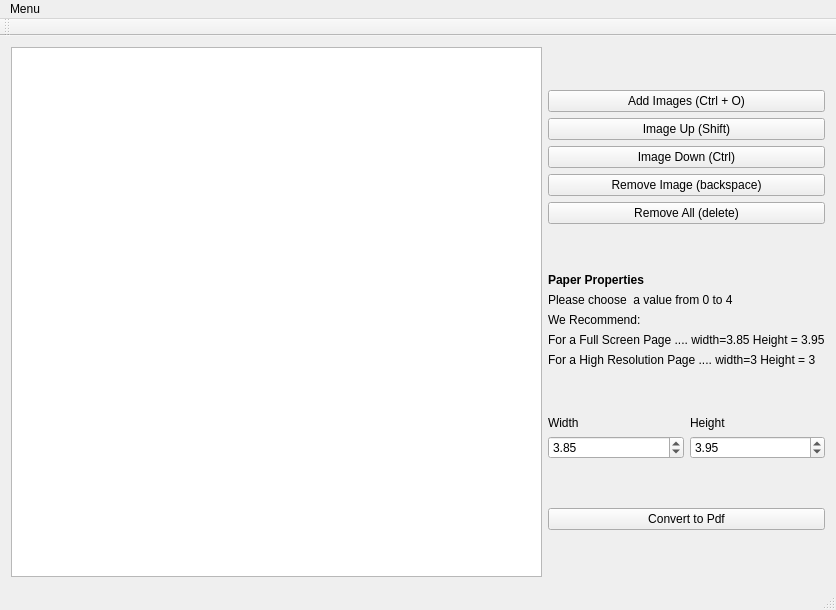
<?xml version="1.0" encoding="UTF-8"?>
<ui version="4.0">
 <class>MainWindow</class>
 <widget class="QMainWindow" name="MainWindow">
  <property name="geometry">
   <rect>
    <x>0</x>
    <y>0</y>
    <width>836</width>
    <height>610</height>
   </rect>
  </property>
  <property name="windowTitle">
   <string>MainWindow</string>
  </property>
  <widget class="QWidget" name="centralWidget">
   <layout class="QHBoxLayout" name="horizontalLayout_3">
    <item>
     <layout class="QHBoxLayout" name="horizontalLayout_2">
      <item>
       <widget class="QListView" name="listview_images"/>
      </item>
      <item>
       <layout class="QVBoxLayout" name="verticalLayout_5">
        <item>
         <layout class="QVBoxLayout" name="verticalLayout">
          <item>
           <widget class="QPushButton" name="btn_addImage">
            <property name="text">
             <string>Add Images (Ctrl + O)</string>
            </property>
           </widget>
          </item>
          <item>
           <widget class="QPushButton" name="btn_imageup">
            <property name="text">
             <string>Image Up (Shift)</string>
            </property>
           </widget>
          </item>
          <item>
           <widget class="QPushButton" name="btn_imagedown">
            <property name="text">
             <string>Image Down (Ctrl)</string>
            </property>
           </widget>
          </item>
          <item>
           <widget class="QPushButton" name="btn_removeimage">
            <property name="text">
             <string>Remove Image (backspace)</string>
            </property>
           </widget>
          </item>
          <item>
           <widget class="QPushButton" name="btn_removeall">
            <property name="text">
             <string>Remove All (delete)</string>
            </property>
           </widget>
          </item>
         </layout>
        </item>
        <item>
         <layout class="QVBoxLayout" name="verticalLayout_2">
          <item>
           <widget class="QLabel" name="label_5">
            <property name="sizePolicy">
             <sizepolicy hsizetype="Fixed" vsizetype="Fixed">
              <horstretch>0</horstretch>
              <verstretch>0</verstretch>
             </sizepolicy>
            </property>
            <property name="font">
             <font>
              <weight>75</weight>
              <bold>true</bold>
             </font>
            </property>
            <property name="text">
             <string>Paper Properties</string>
            </property>
           </widget>
          </item>
          <item>
           <widget class="QLabel" name="label_4">
            <property name="sizePolicy">
             <sizepolicy hsizetype="Fixed" vsizetype="Fixed">
              <horstretch>0</horstretch>
              <verstretch>0</verstretch>
             </sizepolicy>
            </property>
            <property name="text">
             <string>Please choose  a value from 0 to 4</string>
            </property>
           </widget>
          </item>
          <item>
           <widget class="QLabel" name="label">
            <property name="sizePolicy">
             <sizepolicy hsizetype="Fixed" vsizetype="Fixed">
              <horstretch>0</horstretch>
              <verstretch>0</verstretch>
             </sizepolicy>
            </property>
            <property name="text">
             <string>We Recommend:</string>
            </property>
           </widget>
          </item>
          <item>
           <widget class="QLabel" name="label_2">
            <property name="sizePolicy">
             <sizepolicy hsizetype="Fixed" vsizetype="Fixed">
              <horstretch>0</horstretch>
              <verstretch>0</verstretch>
             </sizepolicy>
            </property>
            <property name="text">
             <string>For a Full Screen Page .... width=3.85 Height = 3.95</string>
            </property>
           </widget>
          </item>
          <item>
           <widget class="QLabel" name="label_3">
            <property name="sizePolicy">
             <sizepolicy hsizetype="Fixed" vsizetype="Fixed">
              <horstretch>0</horstretch>
              <verstretch>0</verstretch>
             </sizepolicy>
            </property>
            <property name="text">
             <string>For a High Resolution Page .... width=3 Height = 3</string>
            </property>
           </widget>
          </item>
         </layout>
        </item>
        <item>
         <layout class="QHBoxLayout" name="horizontalLayout">
          <item>
           <layout class="QVBoxLayout" name="verticalLayout_4">
            <item>
             <widget class="QLabel" name="lbl_width">
              <property name="sizePolicy">
               <sizepolicy hsizetype="Fixed" vsizetype="Fixed">
                <horstretch>0</horstretch>
                <verstretch>0</verstretch>
               </sizepolicy>
              </property>
              <property name="text">
               <string>Width</string>
              </property>
             </widget>
            </item>
            <item>
             <widget class="QDoubleSpinBox" name="dspnbox_width">
              <property name="maximum">
               <double>4.000000000000000</double>
              </property>
              <property name="value">
               <double>3.850000000000000</double>
              </property>
             </widget>
            </item>
           </layout>
          </item>
          <item>
           <layout class="QVBoxLayout" name="verticalLayout_3">
            <item>
             <widget class="QLabel" name="lbl_height">
              <property name="sizePolicy">
               <sizepolicy hsizetype="Fixed" vsizetype="Fixed">
                <horstretch>0</horstretch>
                <verstretch>0</verstretch>
               </sizepolicy>
              </property>
              <property name="text">
               <string>Height</string>
              </property>
             </widget>
            </item>
            <item>
             <widget class="QDoubleSpinBox" name="dspnbox_height">
              <property name="accelerated">
               <bool>false</bool>
              </property>
              <property name="showGroupSeparator" stdset="0">
               <bool>false</bool>
              </property>
              <property name="maximum">
               <double>4.000000000000000</double>
              </property>
              <property name="value">
               <double>3.950000000000000</double>
              </property>
             </widget>
            </item>
           </layout>
          </item>
         </layout>
        </item>
        <item>
         <widget class="QPushButton" name="btn_convert2pdf">
          <property name="text">
           <string>Convert to Pdf</string>
          </property>
         </widget>
        </item>
       </layout>
      </item>
     </layout>
    </item>
   </layout>
  </widget>
  <widget class="QMenuBar" name="menuBar">
   <property name="geometry">
    <rect>
     <x>0</x>
     <y>0</y>
     <width>836</width>
     <height>21</height>
    </rect>
   </property>
   <widget class="QMenu" name="menuAbout">
    <property name="title">
     <string>Menu</string>
    </property>
    <addaction name="actionAbout"/>
    <addaction name="actionExit"/>
   </widget>
   <addaction name="menuAbout"/>
  </widget>
  <widget class="QToolBar" name="mainToolBar">
   <attribute name="toolBarArea">
    <enum>TopToolBarArea</enum>
   </attribute>
   <attribute name="toolBarBreak">
    <bool>false</bool>
   </attribute>
  </widget>
  <widget class="QStatusBar" name="statusBar">
   <property name="font">
    <font>
     <pointsize>10</pointsize>
     <weight>50</weight>
     <bold>false</bold>
     <underline>true</underline>
     <strikeout>false</strikeout>
     <kerning>false</kerning>
    </font>
   </property>
  </widget>
  <action name="actionAbout">
   <property name="text">
    <string>About</string>
   </property>
   <property name="shortcut">
    <string>F1</string>
   </property>
  </action>
  <action name="actionExit">
   <property name="text">
    <string>Exit</string>
   </property>
   <property name="shortcut">
    <string>F12</string>
   </property>
  </action>
 </widget>
 <layoutdefault spacing="6" margin="11"/>
 <resources/>
 <connections/>
</ui>
